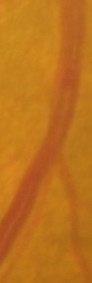
%> input picture Codes/CLRIS012.jpg, 92 x 283 px
$ octave celiang1.m   (GNU Octave 9; MATLAB toolbox functions it lacks are replaced by stand-ins)
%> lines starting %> are read from the running program, lines starting %| are printed output that depends on the picture; in (x1, y1, x2, y2) boxes, pixels count from 0 and x2, y2 are one past the last pixel; in counts of white or black regions, pixels touching at a corner belong together; the program's own positions count from 1
clc
clear
%D:\下载\978-7-302-46774-8MATLAB智能算法代码\Intelligent algorithm\10\s10_4\Lenna.bmp'));%
close all
trees= imread('CLRIS012.jpg');%more quickly
%> trees is the input picture: size 283x92x3 uint8; mean R, G, B 188.1, 113.6, 29.5
% [12 lines of commented-out code are left out]
srgb2lab=makecform('srgb2lab');
lab2srgb=makecform('lab2srgb');
trees_lab=applycform(trees,srgb2lab);
%> trees_lab: size 283x92x3 uint8; mean of channels 1, 2, 3 141.2, 153.9, 183
max=100;
L=trees_lab(:,:,1)/max;
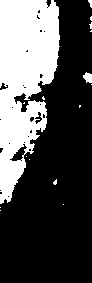
%> L: size 283x92 uint8; values 1 (black) and 2 (white), 31.6% white; 16 white regions (13 under 20 px), largest, box (x1, y1, x2, y2) and area: (0, 0, 60, 204) 8068, (83, 72, 92, 83) 71, (88, 0, 92, 8) 20
%
% trees_imadjust=trees_lab;
% trees_lab(:,:,1)=imadjust(L)*max;
% trees_imadjust=applycform(trees_imadjust,lab2srgb);
%
trees_histeq=trees_lab;
trees_histeq(:,:,1)=histeq(L)*max;
%> trees_histeq: size 283x92x3 uint8; mean of channels 1, 2, 3 255, 153.9, 183
trees_histeq=applycform(trees_histeq,lab2srgb);
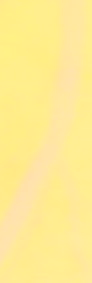
%> trees_histeq: size 283x92x3 uint8; mean R, G, B 255, 234.7, 147.3
%
% trees_adapthisteq=trees_lab;
% trees_adapthisteq(:,:,1)=adapthisteq(L)*max;
% trees_adapthisteq=applycform(trees_adapthisteq,lab2srgb);

img=rgb2gray(trees_histeq);
cluster_num = 2;%设置分类数
maxiter = 60;%最大迭代次数
%-------------随机初始化标签----------------
%label = randi([1,cluster_num],size(img));
%-----------kmeans最为初始化预分割----------
label = kmeans(img(:),cluster_num);
label = reshape(label,size(img));
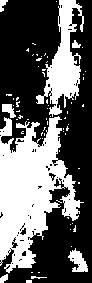
%> label: size 283x92 double; values 1 (black) and 2 (white), 38.8% white; 68 white regions (60 under 20 px), largest, box (x1, y1, x2, y2) and area: (0, 116, 84, 273) 7018, (36, 0, 84, 117) 2280, (68, 248, 88, 272) 263
iter = 0;
b=label;
while iter < maxiter
    %-------计算先验概率---------------
    %这里我采用的是像素点和3*3领域的标签相同
    %与否来作为计算概率
    %------收集上下左右斜等八个方向的标签--------
    label_u = imfilter(label,[0,1,0;0,0,0;0,0,0],'replicate');
    label_d = imfilter(label,[0,0,0;0,0,0;0,1,0],'replicate');
    label_l = imfilter(label,[0,0,0;1,0,0;0,0,0],'replicate');
    label_r = imfilter(label,[0,0,0;0,0,1;0,0,0],'replicate');
    label_ul = imfilter(label,[1,0,0;0,0,0;0,0,0],'replicate');
    label_ur = imfilter(label,[0,0,1;0,0,0;0,0,0],'replicate');
    label_dl = imfilter(label,[0,0,0;0,0,0;1,0,0],'replicate');
    label_dr = imfilter(label,[0,0,0;0,0,0;0,0,1],'replicate');
    p_c = zeros(cluster_num,size(label,1)*size(label,2));
    %计算像素点8领域标签相对于每一类的相同个数
    for i = 1:cluster_num
        label_i = i * ones(size(label));
        temp = ~(label_i - label_u) + ~(label_i - label_d) + ...
            ~(label_i - label_l) + ~(label_i - label_r) + ...
            ~(label_i - label_ul) + ~(label_i - label_ur) + ...
            ~(label_i - label_dl) +~(label_i - label_dr);
        p_c(i,:) = temp(:)/8;%计算概率
    end
    p_c(find(p_c == 0)) = 0.001;%防止出现0
    %---------------计算似然函数----------------
    mu = zeros(1,cluster_num);
    sigma = zeros(1,cluster_num);
    %求出每一类的的高斯参数--均值方差
    for i = 1:cluster_num
        index = find(label == i);%找到每一类的点
        data_c = double(img(index));
        mu(i) = mean(data_c);%均值
        sigma(i) = var(data_c);%方差
    end
    p_sc = zeros(cluster_num,size(label,1)*size(label,2));
% [8 lines of commented-out code are left out]
    for j = 1:cluster_num
        MU = repmat(mu(j),size(img,1)*size(img,2),1);
        p_sc(j,:) = 1/sqrt(2*pi*sigma(j))*...
            exp(-(double(img(:))-MU).^2/2/sigma(j));
    end
    %找到联合一起的最大概率最为标签，取对数防止值太小
%> (the run ends here)

$ run again, with Codes/CLRIS001.jpg copied over Codes/CLRIS012.jpg
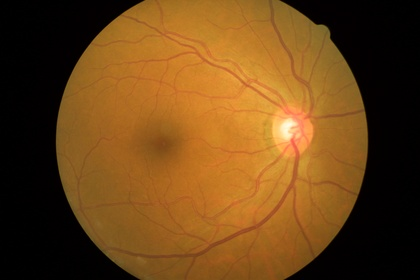
%> input picture Codes/CLRIS001.jpg, 420 x 280 px, shrunk from 2160 x 1440 before the run
%> trees is the input picture: size 280x420x3 uint8; mean R, G, B 107.7, 68.8, 24.2
%> trees_lab: size 280x420x3 uint8; mean of channels 1, 2, 3 83.3, 141.1, 157.9
%> `label = reshape(label,size(img));`:
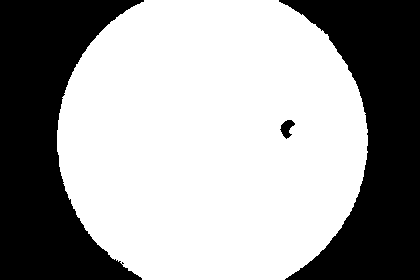
%> label: size 280x420 double; values 1 (black) and 2 (white), 61.8% white; 3 black regions, box (x1, y1, x2, y2) and area: (0, 0, 144, 280) 23055, (279, 0, 420, 280) 21699, (280, 120, 295, 139) 160

$ run again, with Codes/CLRIS011.jpg copied over Codes/CLRIS012.jpg
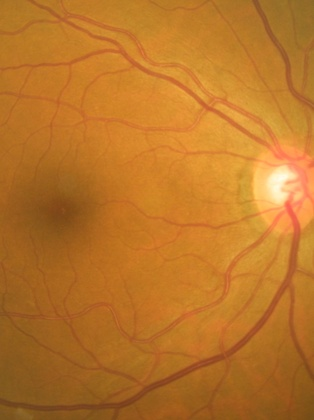
%> input picture Codes/CLRIS011.jpg, 314 x 420 px, shrunk from 924 x 1234 before the run
%> trees is the input picture: size 420x314x3 uint8; mean R, G, B 186.4, 117.3, 41
%> trees_lab: size 420x314x3 uint8; mean of channels 1, 2, 3 142.6, 151.5, 179
%> `label = reshape(label,size(img));`:
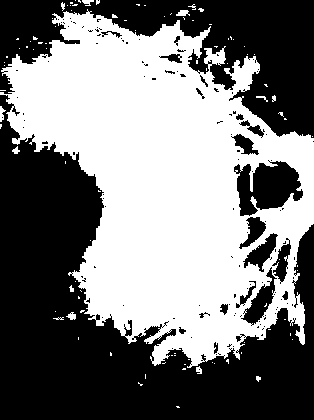
%> label: size 420x314 double; values 1 (black) and 2 (white), 48% white; 96 white regions (84 under 20 px), largest, box (x1, y1, x2, y2) and area: (0, 9, 314, 368) 62570, (176, 10, 190, 16) 60, (0, 106, 6, 122) 53
